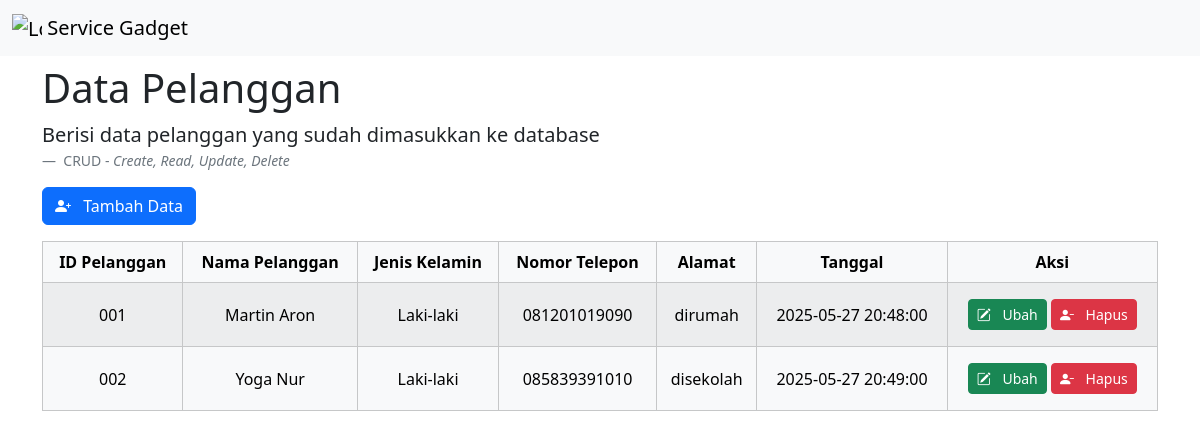
The app's page /form_pelanggan.php, older data.
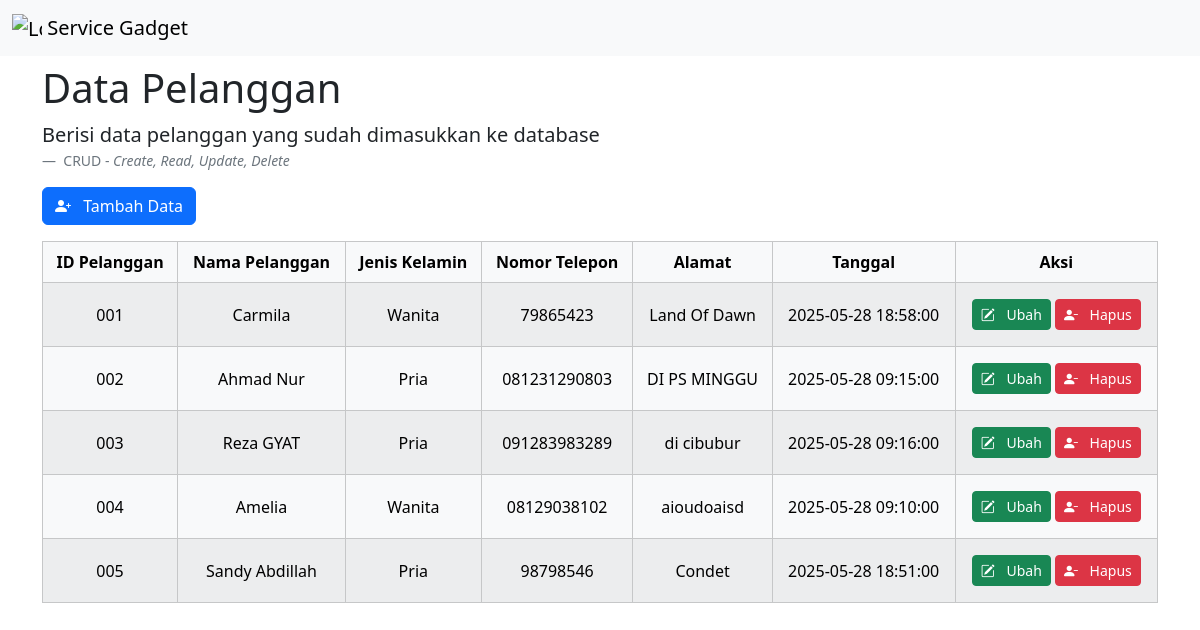
The same page, newer data.
### tables this page shows
CREATE TABLE `pelanggan` (
  `id_pelanggan` varchar(10) NOT NULL,
  `nama_pelanggan` text NOT NULL,
  `jenis_kelamin` text NOT NULL,
  `nomor_telepon` char(20) NOT NULL,
  `alamat` text NOT NULL,
  `tanggal` datetime NOT NULL
);

### form_pelanggan.php (the view, shortened to what this page needs)
<?php
include 'koneksi.php';
$query = "SELECT * FROM pelanggan;";
$sql = mysqli_query($conn, $query) or die(mysqli_error($conn));
?>
<!DOCTYPE html>
<html lang="en">
<head>
    <link href="css/bootstrap.min.css" rel="stylesheet">
    <link rel="stylesheet" href="bootstrap-icons/bootstrap-icons.min.css">
    <link rel="stylesheet" href="styles.css">
</head>
<body class="pt-5">
    <nav class="navbar fixed-top bg-body-tertiary">
        <div class="container-fluid">
            <a class="navbar-brand" href="#">
                <img src="img/menu_logo.png" alt="Logo" width="30" height="24" class="d-inline-block align-text-top">
                Service Gadget
            </a>
        </div>
    </nav>
    <div class="container">
        <h1 class="mt-3">Data Pelanggan</h1>
        <figure>
            <blockquote class="blockquote">
                <p>Berisi data pelanggan yang sudah dimasukkan ke database</p>
            </blockquote>
            <figcaption class="blockquote-footer">
                CRUD - <cite title="Source Title">Create, Read, Update, Delete</cite>
            </figcaption>
        </figure>
        <a href="kelola.php?tambah=pelanggan" type="button" class="btn btn-primary mb-3">
            <i class="bi bi-person-plus-fill me-2"></i>
            Tambah Data
        </a>
        <div class="table-responsive">
            <table class="table table-light table-striped table-hover table-bordered align-middle">
                <thead class="text-center">
                    <tr>
                        <th>ID Pelanggan</th>
                        <th>Nama Pelanggan</th>
                        <th>Jenis Kelamin</th>
                        <th>Nomor Telepon</th>
                        <th>Alamat</th>
                        <th>Tanggal</th>
                        <th>Aksi</th>
                    </tr>
                </thead>
                <tbody class="text-center">
                    <?php while ($hasil = mysqli_fetch_assoc($sql)): ?>
                        <tr>
                            <td>
                                <?= $hasil['id_pelanggan']; ?>
                            </td>
                            <td>
                                <?= $hasil['nama_pelanggan']; ?>
                            </td>
                            <td>
                                <?= $hasil['jenis_kelamin']; ?>
                            </td>
                            <td>
                                <?= $hasil['nomor_telepon']; ?>
                            </td>
                            <td>
                                <?= $hasil['alamat']; ?>
                            </td>
                            <td>
                                <?= $hasil['tanggal']; ?>
                            </td>
                            <td>
                                <a href="kelola.php?ubah=<?= $hasil['id_pelanggan']; ?>" type="button"
                                    class="btn btn-success btn-sm mb-2 mt-2">
                                    <i class="bi bi-pencil-square me-2"></i>
                                    Ubah
                                </a>
                                <a href="proses.php?hapus=<?= $hasil['id_pelanggan']; ?>" type="button"
                                    class="btn btn-danger btn-sm mb-2 mt-2"
                                    onclick="return confirm('Apakah Anda yakin ingin menghapus data ini?')">
                                    <i class="bi bi-person-dash-fill me-2"></i>
                                    Hapus
                                </a>
                            </td>
                        </tr>
                    <?php endwhile; ?>
                </tbody>
            </table>
        </div>
    </div>
</body>
</html>

### styles.css (style rules this page uses)
body { height: 2000px; }

Row changes from the older to the newer data that the page shows:
changed pelanggan id 001: nama_pelanggan "Martin Aron" → "Carmila"; jenis_kelamin "Laki-laki" → "Wanita"; nomor_telepon "081201019090" → "79865423"; alamat "dirumah" → "Land Of Dawn"; tanggal "2025-05-27 20:48:00" → "2025-05-28 18:58:00"
changed pelanggan id 002: nama_pelanggan "Yoga Nur" → "Ahmad Nur"; jenis_kelamin "Laki-laki" → "Pria"; nomor_telepon "085839391010" → "081231290803"; alamat "disekolah" → "DI PS MINGGU"; tanggal "2025-05-27 20:49:00" → "2025-05-28 09:15:00"
added pelanggan: id_pelanggan "003", nama_pelanggan "Reza GYAT", jenis_kelamin "Pria", nomor_telepon "091283983289", alamat "di cibubur", tanggal "2025-05-28 09:16:00"
added pelanggan: id_pelanggan "004", nama_pelanggan "Amelia", jenis_kelamin "Wanita", nomor_telepon "08129038102", alamat "aioudoaisd", tanggal "2025-05-28 09:10:00"
added pelanggan: id_pelanggan "005", nama_pelanggan "Sandy Abdillah", jenis_kelamin "Pria", nomor_telepon "98798546", alamat "Condet", tanggal "2025-05-28 18:51:00"
